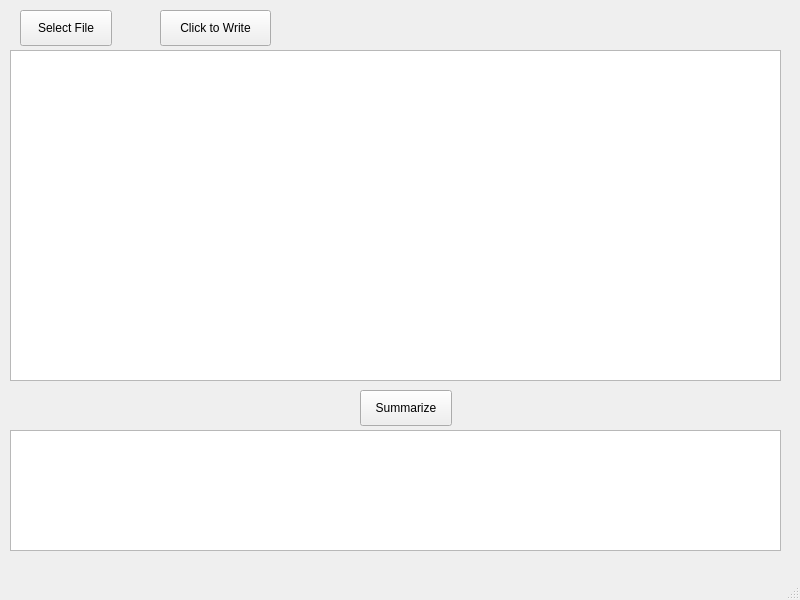
<?xml version="1.0" encoding="UTF-8"?>
<ui version="4.0">
 <class>MainWindow</class>
 <widget class="QMainWindow" name="MainWindow">
  <property name="geometry">
   <rect>
    <x>0</x>
    <y>0</y>
    <width>800</width>
    <height>600</height>
   </rect>
  </property>
  <property name="windowTitle">
   <string>CompareDocuments</string>
  </property>
  <widget class="QWidget" name="centralwidget">
   <widget class="QPushButton" name="pushButton">
    <property name="geometry">
     <rect>
      <x>20</x>
      <y>10</y>
      <width>92</width>
      <height>36</height>
     </rect>
    </property>
    <property name="text">
     <string>Select File</string>
    </property>
   </widget>
   <widget class="QTextEdit" name="textEdit">
    <property name="geometry">
     <rect>
      <x>10</x>
      <y>50</y>
      <width>771</width>
      <height>331</height>
     </rect>
    </property>
   </widget>
   <widget class="QTextEdit" name="textEdit_2">
    <property name="geometry">
     <rect>
      <x>10</x>
      <y>430</y>
      <width>771</width>
      <height>121</height>
     </rect>
    </property>
   </widget>
   <widget class="QPushButton" name="pushButton_2">
    <property name="geometry">
     <rect>
      <x>360</x>
      <y>390</y>
      <width>92</width>
      <height>36</height>
     </rect>
    </property>
    <property name="text">
     <string>Summarize</string>
    </property>
   </widget>
   <widget class="QPushButton" name="pushButton_3">
    <property name="geometry">
     <rect>
      <x>160</x>
      <y>10</y>
      <width>111</width>
      <height>36</height>
     </rect>
    </property>
    <property name="text">
     <string>Click to Write</string>
    </property>
   </widget>
  </widget>
  <widget class="QMenuBar" name="menubar">
   <property name="geometry">
    <rect>
     <x>0</x>
     <y>0</y>
     <width>800</width>
     <height>28</height>
    </rect>
   </property>
  </widget>
  <widget class="QStatusBar" name="statusbar"/>
 </widget>
 <resources/>
 <connections/>
</ui>
